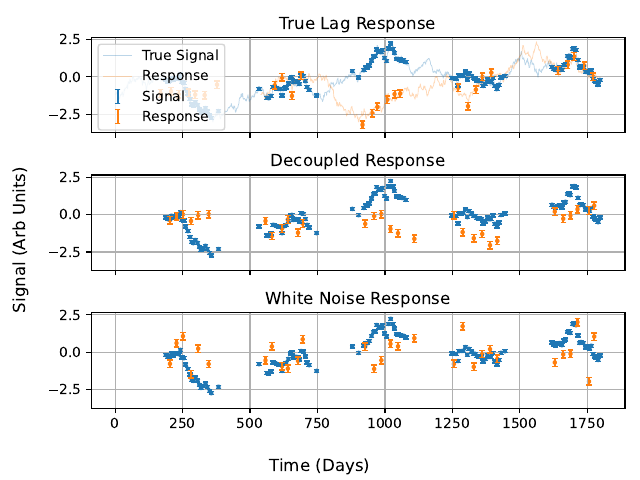

Write the Python code that produced this figure.
'''
Demonstration of model comparison testing
'''

from litmus_rm import *

# ------
# MODELS
model_alt = litmus_rm.models.GP_simple()
model_alt_norm = litmus_rm.models.GP_simple_normalprior()
model_alt_norm.mu_lagpred = 4.3
model_null = litmus_rm.models.GP_simple_null()
model_whitenoise = litmus_rm.models.whitenoise_null()

MODELS = [model_alt, model_null, model_whitenoise]

# ------
# DATA
vague = True

if not vague:
    mock1 = litmus_rm.mocks.mock(1, lag=540, tau=200, E=[0.01, 0.1])
    mock2 = mock1.copy(seed=5)
    mock3 = litmus_rm.mocks.mock(8, lag=180, tau=0.001, E=[0.01, 0.1])
else:
    mock1 = litmus_rm.mocks.mock(3, lag=540, tau=50, E=[0.2, 0.5])
    mock2 = mock1.copy(seed=5)
    mock3 = litmus_rm.mocks.mock(8, lag=180, tau=0.001, E=[0.2, 0.5])

mock1_null, mock1_whitenoise = mock1.copy(), mock1.copy()
mock1_null.swap_response(mock2)
mock1_whitenoise.swap_response(mock3)

MOCKS = [mock1, mock1_null, mock1_whitenoise]
mock1.name = "Positive"
mock1_null.name = "Negative"
mock1_whitenoise.name = "Noise"
fig, axes = plt.subplots(len(MOCKS), 1, sharex=True, sharey=True)
for mock, ax in zip(MOCKS, axes):
    mock.plot(axis=ax, show=False,
              true_args={'c': ['navy', 'orchid'], 'label': [None, None]},
              series_args={'c': ['navy', 'orchid'], 'label': ["Continuum", "Response"]}
              )
    ax.grid()
fig.supxlabel("Time (Days)"), fig.supylabel("Signal (Arb Units)")
axes[0].set_title("True Lag Response"), axes[1].set_title("Decoupled Response"), axes[2].set_title(
    "White Noise Response")
axes[0].legend()
fig.tight_layout()
fig.savefig("./null_test_vague.pdf" if vague else "./null_test.pdf", dpi=300)
plt.show()

# ------
Z = []
FITTERS = []
i = 0
for mock in MOCKS:
    for model in MODELS:
        print(i)
        if i < len(Z):
            i += 1
            continue
        fitter = litmus_rm.fitting_methods.SVI_scan(model, Nlags=64, precondition="diag", ELBO_Nsteps=512,
                                                 grid_bunching=0.25)
        fitter.name = mock.name + " " + model.name
        fitter.verbose = True
        fitter.debug = True
        fitter.fit(mock.lc_1, mock.lc_2)

        FITTERS.append(fitter)
        try:
            Z.append(fitter.get_evidence())
        except:
            Z.append(None)
        i += 1

print("ALL FITTING DONE. PRESENTING EVIDENCE RATIOS")

LZ = np.log10(np.array(Z)[:, 0]).reshape(len(MOCKS), len(MODELS))
LZ = np.round(LZ, 2)

print("Log10 Z")
for i, row in enumerate(LZ):
    print(MOCKS[i].name, '\t', row)

print("\n\n log Rat vs null")
for i, row in enumerate(LZ - np.tile(LZ[:, 2], [len(MODELS), 1]).T):
    print(MOCKS[i].name, '\t', row)

for fitter in FITTERS:
    samplags = fitter.get_samples(50_000)['lag']
    mu, sig = samplags.mean(), samplags.std()
    mumed = np.median(samplags)
    print("For fitter %s, recovered lag is " % fitter.name, end=' ')
    if abs(mumed - mu) < 2 * sig:
        print("%.2f +/- %.2f" % (mu, sig))
    else:
        print("Unconverged")

for fitter in FITTERS:
    print("Fit done. Making litmus")
    lt = LITMUS(fitter)

    # print("Doing param plot")
    lt.plot_parameters(prior_extents=True)
    print("Doing lag plot")
    lt.lag_plot()
print("Script finished")
